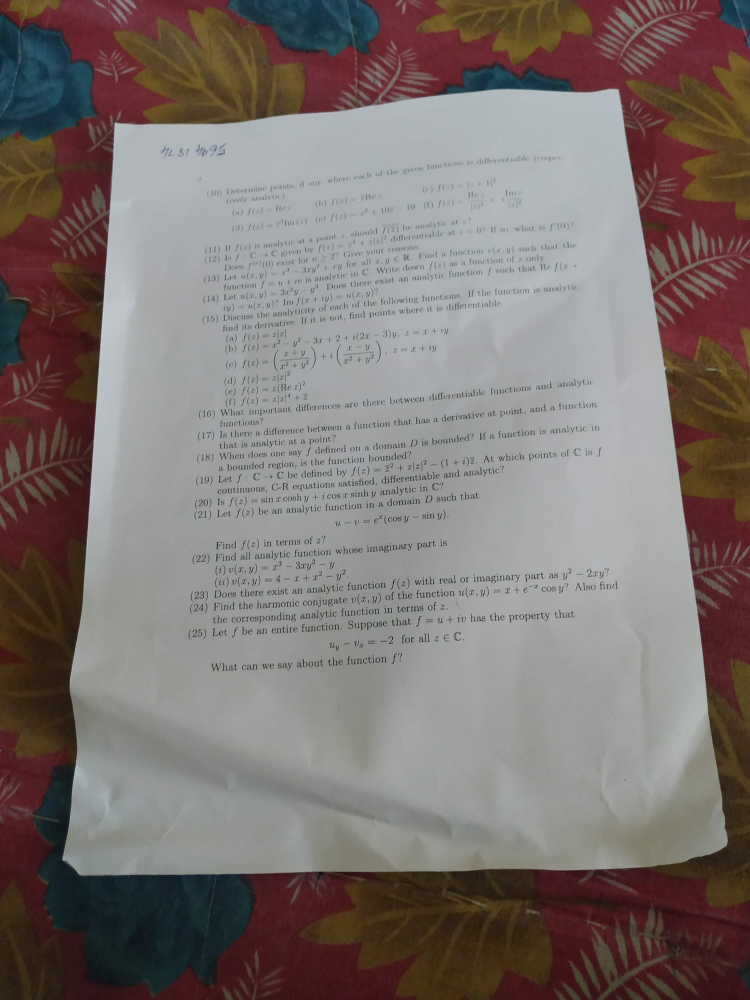
#> input picture images/pic25.jpg, 3000 x 4000 px (shown at 1/4 size)
$ python -i perspective.py   (imports and definitions only)
#> lines starting #> are read from the running program, lines starting #| are printed output that depends on the picture; after the words box and inside, x2 and y2 are one past the last pixel; in counts of white or black regions, pixels touching at a corner belong together
#> further down, picture is the input picture: shape (4000, 3000, 3); mean B, G, R 111.5, 114.9, 124.1
import cv2
import numpy as np
import os

def transform(pos):
	pts=[]
	n=len(pos)
	for i in range(n):
		pts.append(list(pos[i][0]))
	#print pts
	sums={}
	diffs={}
	for i in pts:
		x=i[0]
		y=i[1]
		sum=x+y
		diff=y-x
		sums[sum]=i
		diffs[diff]=i
	sums=sorted(sums.items())
	diffs=sorted(diffs.items())
	n=len(sums)
	rect=[sums[0][1],diffs[0][1],diffs[n-1][1],sums[n-1][1]]
	#	   top-left   top-right   bottom-left   bottom-right

	h1=np.sqrt((rect[0][0]-rect[2][0])**2 + (rect[0][1]-rect[2][1])**2)		#height of left side
	h2=np.sqrt((rect[1][0]-rect[3][0])**2 + (rect[1][1]-rect[3][1])**2)		#height of right side
	h=max(h1,h2)

	w1=np.sqrt((rect[0][0]-rect[1][0])**2 + (rect[0][1]-rect[1][1])**2)		#width of upper side
	w2=np.sqrt((rect[2][0]-rect[3][0])**2 + (rect[2][1]-rect[3][1])**2)		#width of lower side
	w=max(w1,w2)

	#print '#',rect
	return int(w),int(h),rect
def sizee(arr,r):
    c=0
    pts=np.zeros(8)
    for i in np.ravel(arr):
        pts[c]=int(i/r)
        c+=1
    return np.float32([[pts[0],pts[1]],[pts[2],pts[3]],[pts[4],pts[5]],[pts[6],pts[7]]])

def pertransform1(img):
	x=img.shape[1]
	y=img.shape[0]
	r=500.0 / img.shape[1]
	dim=(500, int(img.shape[0] * r))
	img1=cv2.resize(img, dim, interpolation = cv2.INTER_AREA)
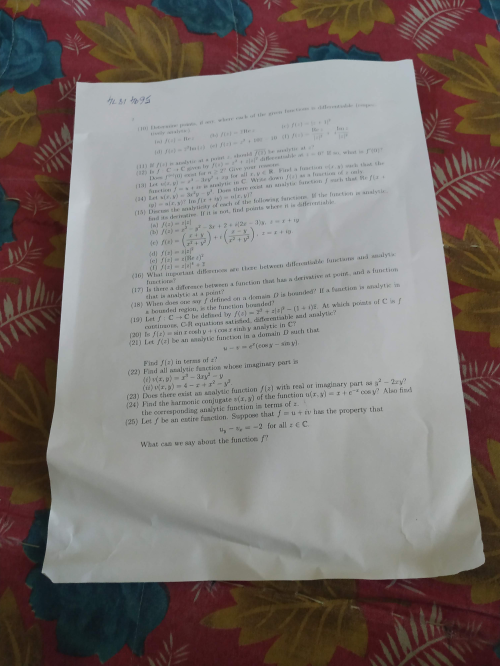
#> img1: shape (666, 500, 3); mean B, G, R 111.5, 114.9, 124.1
	gray=cv2.cvtColor(img1,cv2.COLOR_BGR2GRAY)
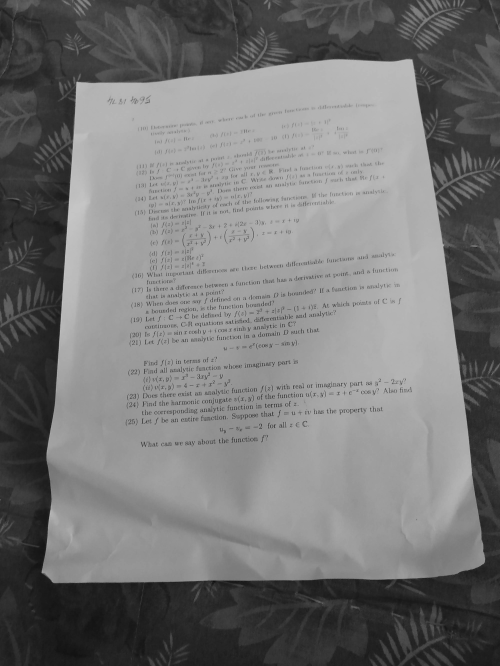
#> gray: shape (666, 500); min 16, max 202, mean 117.2
	gray=cv2.GaussianBlur(gray,(7,5),0)
	edge=cv2.Canny(gray,100,200)
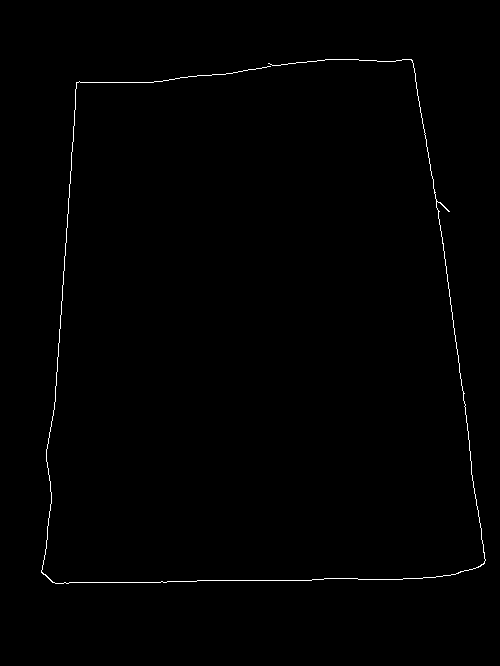
#> edge: shape (666, 500); 0.55% white in thin lines or dots, all inside (x1, y1, x2, y2) = (41, 59, 486, 584)

	kernel = np.ones((5,5))
	edge = cv2.dilate(edge, kernel, iterations = 1)
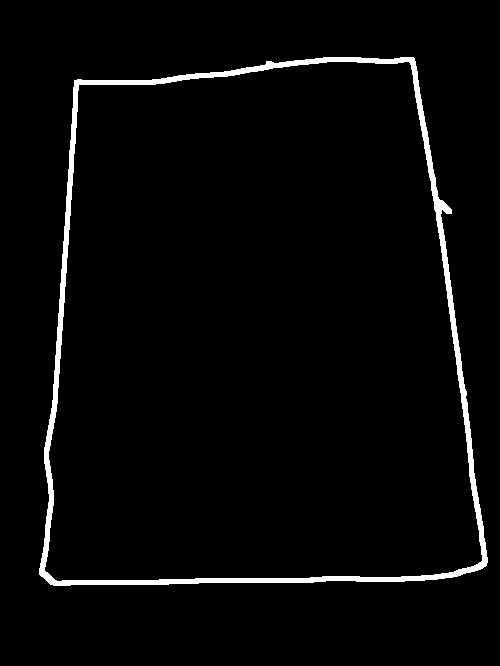
#> edge: shape (666, 500); 2.9% white; 1 white region, box (x1, y1, x2, y2) and area: (39, 57, 488, 586) 9754
	edge = cv2.dilate(edge, kernel, iterations = 1)
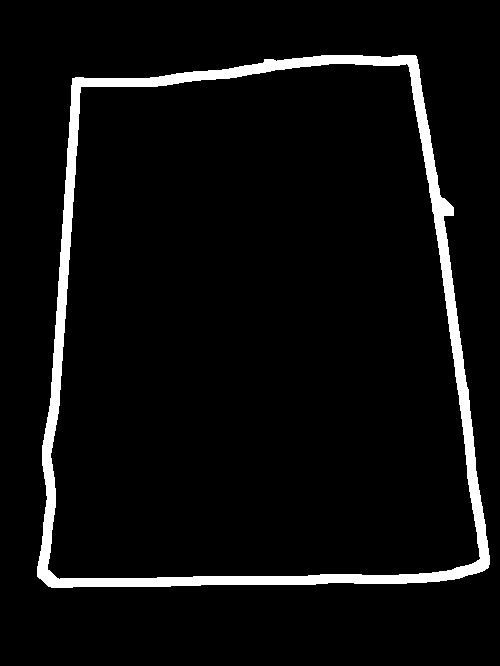
#> edge: shape (666, 500); 5.3% white; 1 white region

	contours,_=cv2.findContours(edge.copy(),1,1)
#> contours = 2 contours; box (x1, y1, x2, y2) and area: (37, 55, 490, 588) 207860, (47, 63, 481, 580) 192015
	n=len(contours)
#> n = 2
	max_area=0
	pos=0
	for i in contours:
		area=cv2.contourArea(i)
		if area>max_area:
			max_area=area
			pos=i
#> this loop made 2 passes
#> (area, max_area) on passes 1 to 2: (192015, 192015), (207860.5, 207860.5)
#> after the loop, max_area = 207860.5; pos = contour of 1817 points, box (x1, y1, x2, y2) (37, 55, 490, 588), area 207860
	peri=cv2.arcLength(pos,True)
#> peri = 1896.9
	approx=cv2.approxPolyDP(pos,0.02*peri,True)
#> approx = [[415, 55], [72, 78], [48, 586], [488, 567]]

	size=img.shape

	w,h,arr=transform(approx)
#> in transform, `n=len(pos)`: n = 4
#> after the loop in transform, `for i in range(n):`: pts = [[415, 55], [72, 78], [48, 586], [488, 567]]
#> the loop in transform, `for i in pts:` made 4 passes
#> (x, y, sum, diff) on passes 1 to 4: (415, 55, 470, -360), (72, 78, 150, 6), (48, 586, 634, 538), (488, 567, 1055, 79)
#> after the loop in transform, `for i in pts:`: diffs = {-360: [415, 55], 6: [72, 78], 538: [48, 586], 79: [488, 567]}; sums = {470: [415, 55], 150: [72, 78], 634: [48, 586], 1055: [488, 567]}
#> in transform, `sums=sorted(sums.items())`: sums = [(150, [72, 78]), (470, [415, 55]), (634, [48, 586]), (1055, [488, 567])]
#> in transform, `diffs=sorted(diffs.items())`: diffs = [(-360, [415, 55]), (6, [72, 78]), (79, [488, 567]), (538, [48, 586])]
#> in transform, `rect=[sums[0][1],diffs[0][1],diffs[n-1][1],sums[n-1][1]]`: rect = [[72, 78], [415, 55], [48, 586], [488, 567]]
#> in transform, `h1=np.sqrt((rect[0][0]-rect[2][0])**2 + (rect[0][1]-rect[2][1])**2)`: h1 = 508.6
#> in transform, `h2=np.sqrt((rect[1][0]-rect[3][0])**2 + (rect[1][1]-rect[3][1])**2)`: h2 = 517.2
#> in transform, `w1=np.sqrt((rect[0][0]-rect[1][0])**2 + (rect[0][1]-rect[1][1])**2)`: w1 = 343.8
#> in transform, `w2=np.sqrt((rect[2][0]-rect[3][0])**2 + (rect[2][1]-rect[3][1])**2)`: w2 = 440.4
#> w = 440; h = 517; arr = [[72, 78], [415, 55], [48, 586], [488, 567]]

	pts1=np.float32(arr)
#> pts1 = [[72, 78], [415, 55], [48, 586], [488, 567]]
	pts2=np.float32([[0,0],[x,0],[0,y],[x,y]])
	#pts1=np.float32(arr)
	#pts2=sizee(pts2)
	if cv2.contourArea(pos)<(0.125*(x*r)*(y*r)):
	    pts1=pts2
	else:
	    pts1=sizee(pts1,r)
#> the loop in sizee, `for i in np.ravel(arr):` made 8 passes
#> i on passes 1 to 8: 72, 78, 415, 55, 48, 586, 488, 567
#> after the loop in sizee, `for i in np.ravel(arr):`: c = 8; pts = [432, 468, 2490, 330, 288, 3516, 2928, 3402]
#> pts1 = [[432, 468], [2490, 330], [288, 3516], [2928, 3402]]
	#pts1=np.float32(arr)
	#pts2=sizee(pts2)

	M=cv2.getPerspectiveTransform(pts1,pts2)
#> M = [[1.56, 0.0738, -709.7], [0.119, 1.77, -879.7], [1.47e-05, 9.68e-05, 1]]
	dst=cv2.warpPerspective(img,M,(x,y))
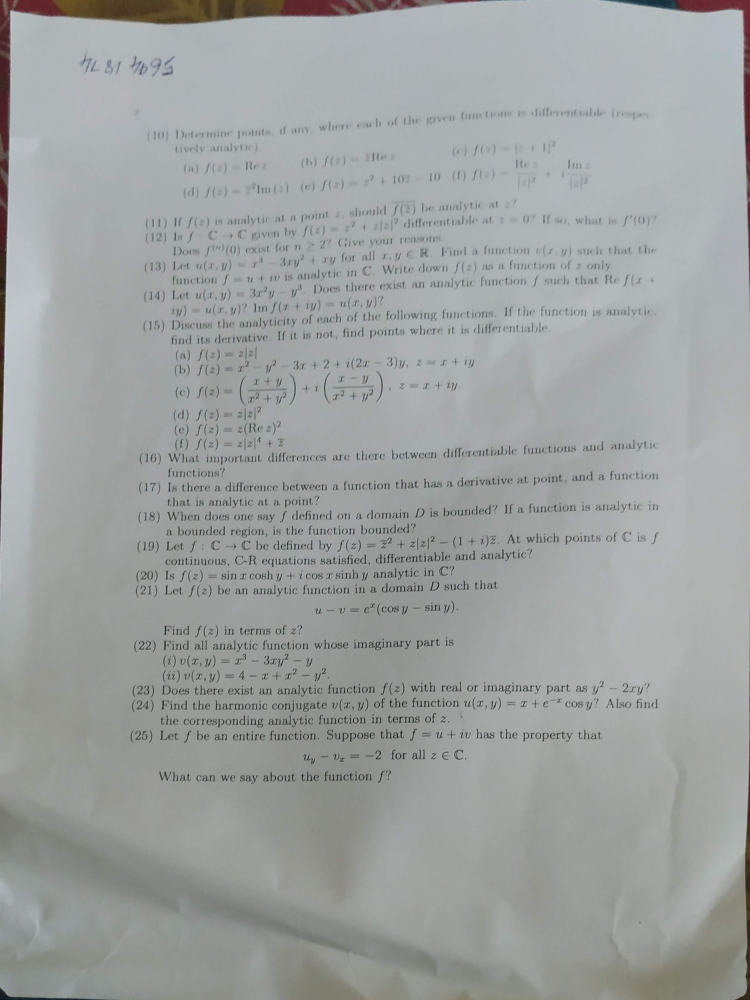
#> dst: shape (4000, 3000, 3) (shown at 1/4 size); mean B, G, R 160.7, 161, 158.4
	return dst


# [44 lines left out: function pertransform2, not called in this run]

>>> import cv2
>>> picture = cv2.imread('../images/pic25.jpg')
>>> result = pertransform1(picture)

$ run again, on images/pic26.jpg
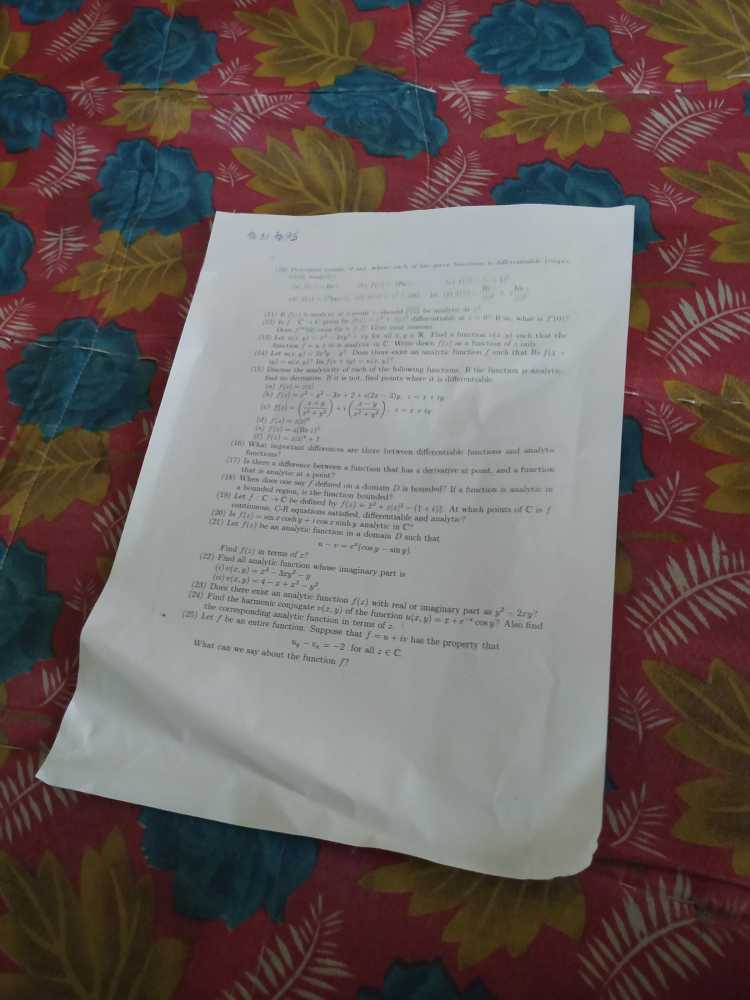
#> input picture images/pic26.jpg, 3000 x 4000 px (shown at 1/4 size)
#> picture is the input picture: shape (4000, 3000, 3); mean B, G, R 92.6, 95, 106.7
#> in pertransform1, `edge = cv2.dilate(edge, kernel, iterations = 1)`:
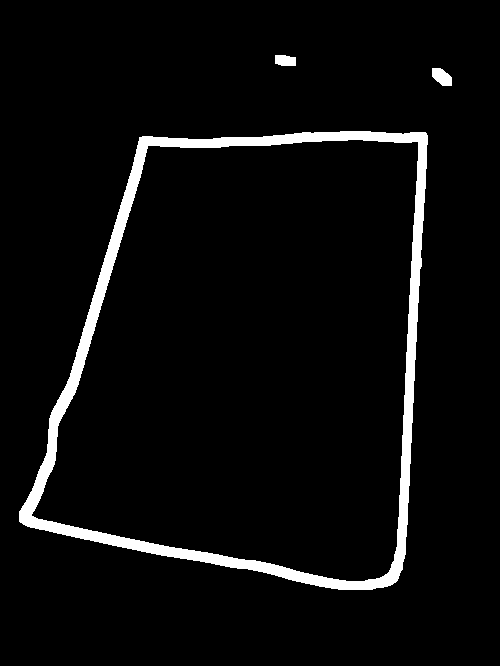
#> edge: shape (666, 500); 4.7% white; 3 white regions
#> contours = 4 contours; box (x1, y1, x2, y2) and area: (19, 131, 428, 590) 144908, (31, 139, 419, 582) 131182, (432, 68, 452, 86) 232, (275, 55, 296, 66) 177
#> in pertransform1, `n=len(contours)`: n = 4
#> the loop in pertransform1, `for i in contours:` made 4 passes
#> (area, max_area) on passes 1 to 2: (131182.5, 131182.5), (144908, 144908)
#> after the loop in pertransform1, `for i in contours:`: max_area = 144908; pos = contour of 1496 points, box (x1, y1, x2, y2) (19, 131, 428, 590), area 144908
#> peri = 1599.6
#> approx = [[426, 133], [139, 137], [19, 521], [395, 582]]
#> in transform, `n=len(pos)`: n = 4
#> after the loop in transform, `for i in range(n):`: pts = [[426, 133], [139, 137], [19, 521], [395, 582]]
#> the loop in transform, `for i in pts:` made 4 passes
#> (x, y, sum, diff) on passes 1 to 4: (426, 133, 559, -293), (139, 137, 276, -2), (19, 521, 540, 502), (395, 582, 977, 187)
#> after the loop in transform, `for i in pts:`: diffs = {-293: [426, 133], -2: [139, 137], 502: [19, 521], 187: [395, 582]}; sums = {559: [426, 133], 276: [139, 137], 540: [19, 521], 977: [395, 582]}
#> in transform, `sums=sorted(sums.items())`: sums = [(276, [139, 137]), (540, [19, 521]), (559, [426, 133]), (977, [395, 582])]
#> in transform, `diffs=sorted(diffs.items())`: diffs = [(-293, [426, 133]), (-2, [139, 137]), (187, [395, 582]), (502, [19, 521])]
#> rect = [[139, 137], [426, 133], [19, 521], [395, 582]]
#> h1 = 402.3
#> h2 = 450.1
#> w1 = 287
#> w2 = 380.9
#> in pertransform1, `w,h,arr=transform(approx)`: w = 380; h = 450; arr = [[139, 137], [426, 133], [19, 521], [395, 582]]
#> the loop in sizee, `for i in np.ravel(arr):` made 8 passes
#> i on passes 1 to 8: 139, 137, 426, 133, 19, 521, 395, 582
#> after the loop in sizee, `for i in np.ravel(arr):`: c = 8; pts = [834, 822, 2556, 798, 114, 3126, 2370, 3492]
#> in pertransform1, `pts1=sizee(pts1,r)`: pts1 = [[834, 822], [2556, 798], [114, 3126], [2370, 3492]]
#> M = [[2.46, 0.767, -2679], [0.0402, 2.88, -2404.1], [9.36e-05, 0.000206, 1]]
#> in pertransform1, `dst=cv2.warpPerspective(img,M,(x,y))`:
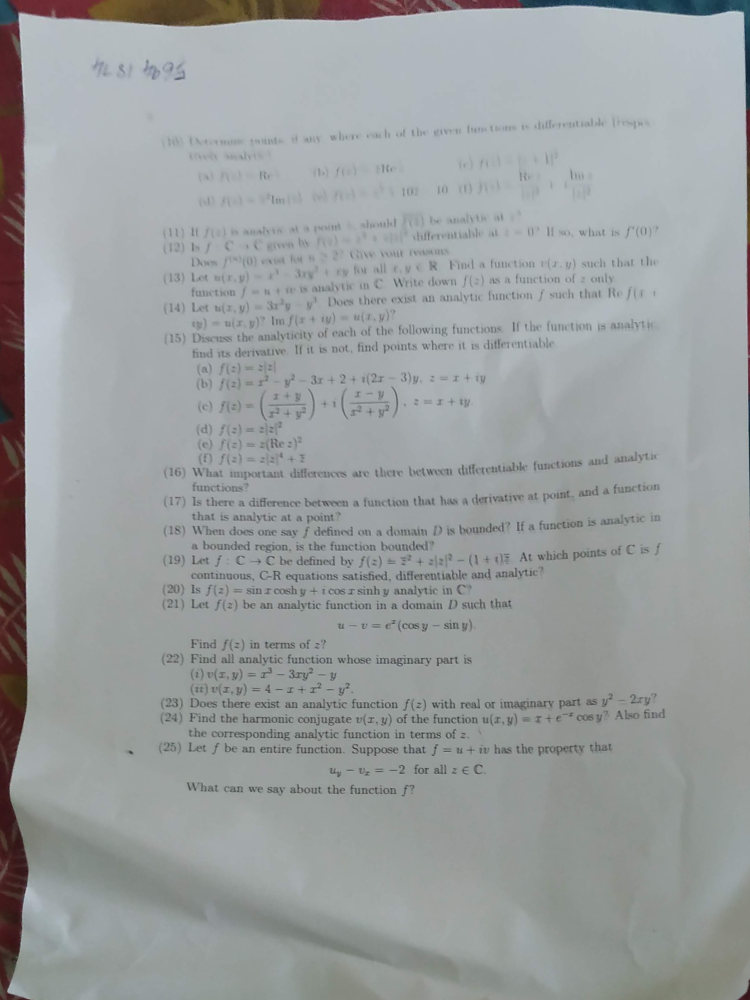
#> dst: shape (4000, 3000, 3) (shown at 1/4 size); mean B, G, R 158.7, 158, 154.2

$ run again, on images/pic27.jpg
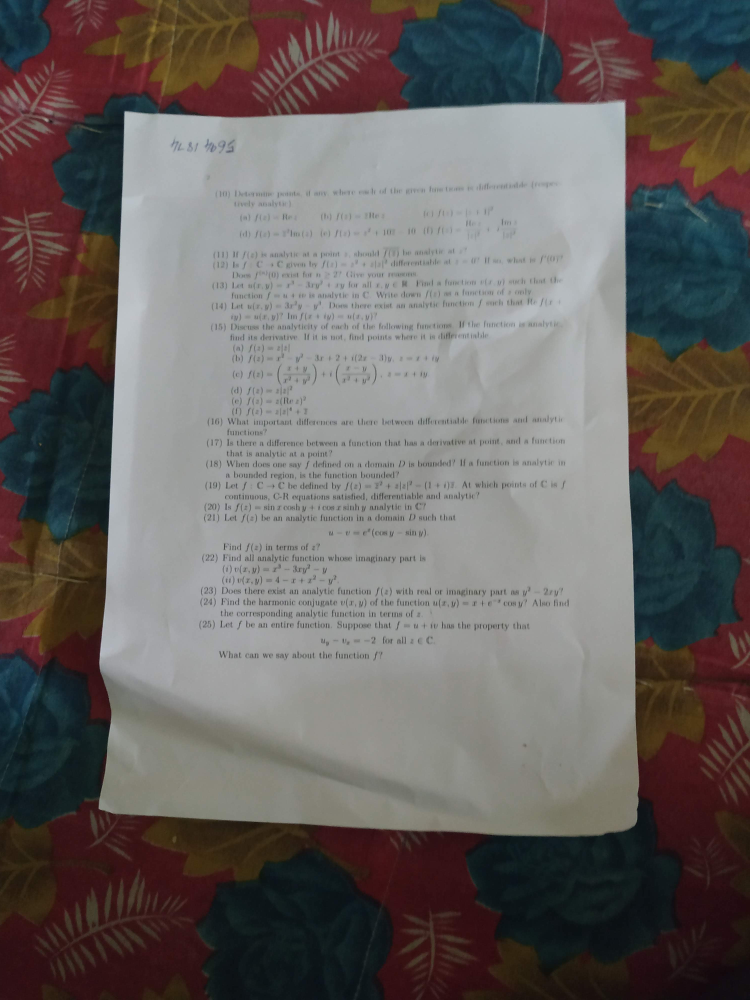
#> input picture images/pic27.jpg, 3000 x 4000 px (shown at 1/4 size)
#> picture is the input picture: shape (4000, 3000, 3); mean B, G, R 95.3, 97.2, 103.6
#> in pertransform1, `edge = cv2.dilate(edge, kernel, iterations = 1)`:
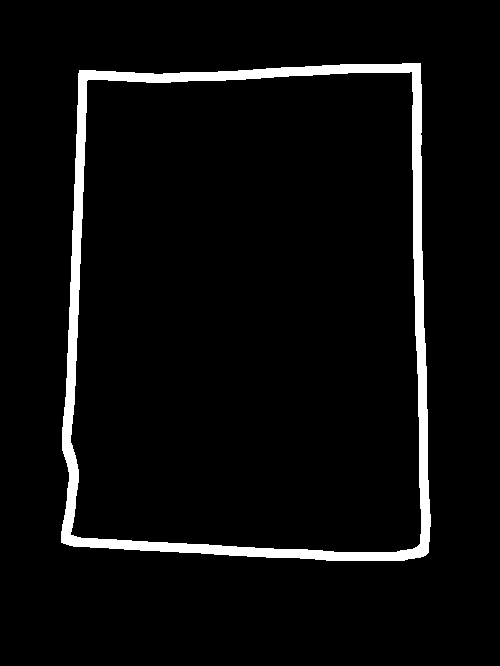
#> edge: shape (666, 500); 4.7% white; 1 white region
#> contours = 2 contours; box (x1, y1, x2, y2) and area: (61, 63, 431, 561) 172010, (70, 71, 422, 553) 158158
#> in pertransform1, `n=len(contours)`: n = 2
#> the loop in pertransform1, `for i in contours:` made 2 passes
#> (area, max_area) on passes 1 to 2: (158158, 158158), (172009.5, 172009.5)
#> after the loop in pertransform1, `for i in contours:`: max_area = 172009.5; pos = contour of 1669 points, box (x1, y1, x2, y2) (61, 63, 431, 561), area 172010
#> peri = 1705.9
#> approx = [[420, 63], [79, 70], [61, 542], [428, 552]]
#> in transform, `n=len(pos)`: n = 4
#> after the loop in transform, `for i in range(n):`: pts = [[420, 63], [79, 70], [61, 542], [428, 552]]
#> the loop in transform, `for i in pts:` made 4 passes
#> (x, y, sum, diff) on passes 1 to 4: (420, 63, 483, -357), (79, 70, 149, -9), (61, 542, 603, 481), (428, 552, 980, 124)
#> after the loop in transform, `for i in pts:`: diffs = {-357: [420, 63], -9: [79, 70], 481: [61, 542], 124: [428, 552]}; sums = {483: [420, 63], 149: [79, 70], 603: [61, 542], 980: [428, 552]}
#> in transform, `sums=sorted(sums.items())`: sums = [(149, [79, 70]), (483, [420, 63]), (603, [61, 542]), (980, [428, 552])]
#> in transform, `diffs=sorted(diffs.items())`: diffs = [(-357, [420, 63]), (-9, [79, 70]), (124, [428, 552]), (481, [61, 542])]
#> rect = [[79, 70], [420, 63], [61, 542], [428, 552]]
#> h1 = 472.3
#> h2 = 489.1
#> w1 = 341.1
#> w2 = 367.1
#> in pertransform1, `w,h,arr=transform(approx)`: w = 367; h = 489; arr = [[79, 70], [420, 63], [61, 542], [428, 552]]
#> the loop in sizee, `for i in np.ravel(arr):` made 8 passes
#> i on passes 1 to 8: 79, 70, 420, 63, 61, 542, 428, 552
#> after the loop in sizee, `for i in np.ravel(arr):`: c = 8; pts = [474, 420, 2520, 378, 366, 3252, 2568, 3312]
#> in pertransform1, `pts1=sizee(pts1,r)`: pts1 = [[474, 420], [2520, 378], [366, 3252], [2568, 3312]]
#> M = [[1.55, 0.0591, -758.8], [0.0318, 1.55, -666.4], [1.78e-05, 2.78e-05, 1]]
#> in pertransform1, `dst=cv2.warpPerspective(img,M,(x,y))`:
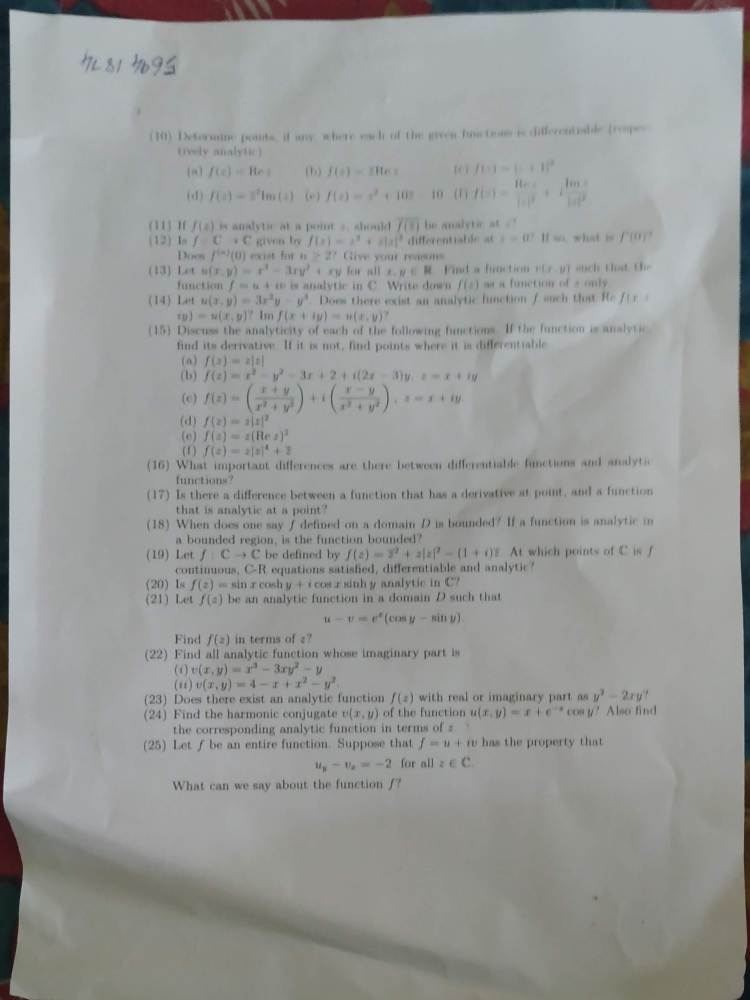
#> dst: shape (4000, 3000, 3) (shown at 1/4 size); mean B, G, R 151.2, 152.4, 150.9
